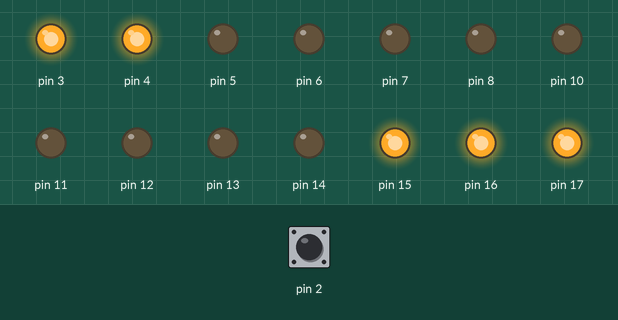
A sketch run on a simulated Arduino Uno, built with avr-gcc and run on an emulated ATmega328P. On the bench: output pins drawn as LEDs (lit = HIGH). Inputs (shaded band) come from the test bench; at power-on: pin 2 HIGH. Sleep ends after the set time or at an interrupt; random numbers use the default seed unless the sketch sets one; what the sketch prints to the serial monitor is not drawn.

Above: at 1.3 s.
At 26.3 s:
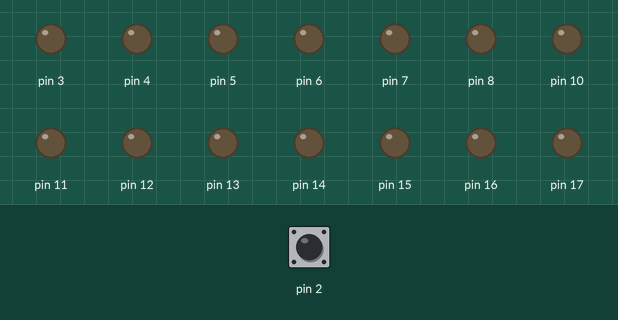
Timing chart, 0 to 27.8 s (numbered marks = the images above):
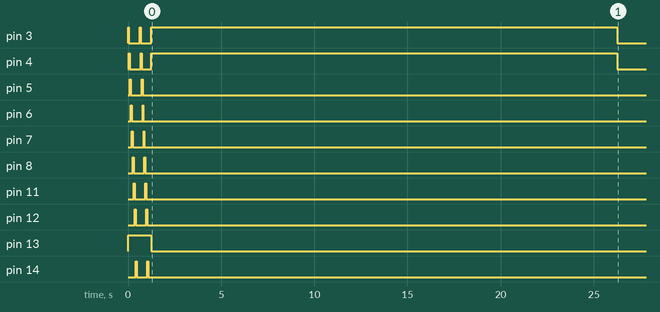

Measured:
- by itself, pin 3: goes HIGH 0.05 s, LOW 0.57 s, HIGH 0.05 s, LOW 0.57 s, HIGH 25.0 s, then LOW
- by itself, pin 4: goes HIGH 0.05 s, LOW 0.57 s, HIGH 0.05 s, LOW 0.52 s, HIGH 25.0 s, then LOW
- by itself, pin 5–8, pin 11, pin 12, pin 14: alternates HIGH for 0.05 s and LOW for 0.57 s, 4 changes in all, then stays LOW
- by itself, pin 13: LOW → HIGH at 0.00 s, → LOW 1.2 s later
- by itself, pin 15: goes HIGH 0.05 s, LOW 0.57 s, HIGH 0.05 s, LOW 0.11 s, HIGH 25.0 s, then LOW
- by itself, pin 16: goes HIGH 0.05 s, LOW 0.57 s, HIGH 0.05 s, LOW 0.05 s, HIGH 25.0 s, then LOW
- by itself, pin 17: LOW → HIGH at 0.57 s, → LOW 0.05 s later, → HIGH 0.57 s later, → LOW 25.1 s later

The sketch:

RandomBox6.ino
```cpp
#include <avr/sleep.h>

long randNumber;
long randNumber2;
int wakePin = 9;                 // pin used for waking up
int sleepStatus = 0;             // variable to store a request for sleep
int count = 0;                   // counter


void setup(){
  Serial.begin(9600);

  // if analog input pin 0 is unconnected, random analog
  // noise will cause the call to randomSeed() to generate
  // different seed numbers each time the sketch runs.
  // randomSeed() will then shuffle the random function.
 randomSeed(analogRead(7));
 pinMode(3, OUTPUT);
 pinMode(4, OUTPUT);
 pinMode(5, OUTPUT);
 pinMode(6, OUTPUT);
 pinMode(7, OUTPUT);
 pinMode(8, OUTPUT);
 pinMode(10, OUTPUT);
 pinMode(11, OUTPUT);
 pinMode(12, OUTPUT);
 pinMode(13, OUTPUT);
 pinMode(14, OUTPUT);
 pinMode(15, OUTPUT);
 pinMode(16, OUTPUT);
 pinMode(17, OUTPUT);

pinMode(wakePin, INPUT);


  /* Now it is time to enable an interrupt. In the function call
   * attachInterrupt(A, B, C)
   * A   can be either 0 or 1 for interrupts on pin 2 or 3.
   *
   * B   Name of a function you want to execute while in interrupt A.
   *
   * C   Trigger mode of the interrupt pin. can be:
   *             LOW        a low level trigger
   *             CHANGE     a change in level trigger
   *             RISING     a rising edge of a level trigger
   *             FALLING    a falling edge of a level trigger
   *
   * In all but the IDLE sleep modes only LOW can be used.
   */

  attachInterrupt(0, wakeUpNow, LOW); // use interrupt 0 (pin 2) and run function
                                      // wakeUpNow when pin 2 gets LOW

}

void sleepNow()         // here we put the arduino to sleep
{
    /* Now is the time to set the sleep mode. In the Atmega8 datasheet
     * http://www.atmel.com/dyn/resources/prod_documents/doc2486.pdf on page 35
     * there is a list of sleep modes which explains which clocks and
     * wake up sources are available in which sleep mode.
     *
     * In the avr/sleep.h file, the call names of these sleep modes are to be found:
     *
     * The 5 different modes are:
     *     SLEEP_MODE_IDLE         -the least power savings
     *     SLEEP_MODE_ADC
     *     SLEEP_MODE_PWR_SAVE
     *     SLEEP_MODE_STANDBY
     *     SLEEP_MODE_PWR_DOWN     -the most power savings
     *
     * For now, we want as much power savings as possible, so we
     * choose the according
     * sleep mode: SLEEP_MODE_PWR_DOWN
     *
     */
    set_sleep_mode(SLEEP_MODE_PWR_DOWN);   // sleep mode is set here

    sleep_enable();          // enables the sleep bit in the mcucr register
                             // so sleep is possible. just a safety pin

    /* Now it is time to enable an interrupt. We do it here so an
     * accidentally pushed interrupt button doesn't interrupt
     * our running program. if you want to be able to run
     * interrupt code besides the sleep function, place it in
     * setup() for example.
     *
     * In the function call attachInterrupt(A, B, C)
     * A   can be either 0 or 1 for interrupts on pin 2 or 3.
     *
     * B   Name of a function you want to execute at interrupt for A.
     *
     * C   Trigger mode of the interrupt pin. can be:
     *             LOW        a low level triggers
     *             CHANGE     a change in level triggers
     *             RISING     a rising edge of a level triggers
     *             FALLING    a falling edge of a level triggers
     *
     * In all but the IDLE sleep modes only LOW can be used.
     */

    attachInterrupt(0,wakeUpNow, LOW); // use interrupt 0 (pin 2) and run function\
                                       // wakeUpNow when pin 2 gets LOW

    sleep_mode();            // here the device is actually put to sleep!!
                             // THE PROGRAM CONTINUES FROM HERE AFTER WAKING UP

    sleep_disable();         // first thing after waking from sleep:
                             // disable sleep...
    detachInterrupt(0);      // disables interrupt 0 on pin 2 so the
                             // wakeUpNow code will not be executed
                             // during normal running time.

}


void wakeUpNow()        // here the interrupt is handled after wakeup
{
  // execute code here after wake-up before returning to the loop() function
  // timers and code using timers (serial.print and more...) will not work here.
  // we don't really need to execute any special functions here, since we
  // just want the thing to wake up
}


void loop() {

int ledPins[] {3,4,5,6,7,8,11,12,14,15,16,17};
  // print a random number from 10 to 19


int x = random(5, 15);
int y = 15 + x;
  for (int t = 0; t <y ; t++) {

int i = t%12;
// turn the pin on:
    digitalWrite(ledPins[i], HIGH);
    digitalWrite(13, HIGH);
    delay(50);
    // turn the pin off:
    digitalWrite(ledPins[i], LOW);
    digitalWrite(13, LOW);
    delay(2);
  }
randNumber=    random(1, 7);
randNumber2=    random(1, 7);
Serial.println(randNumber);
Serial.println(randNumber2);
digitalWrite(3,true);
digitalWrite(4,randNumber == 2 || randNumber > 2);
digitalWrite(5,randNumber == 3 || randNumber > 3);
digitalWrite(6,randNumber == 4 || randNumber > 4); //4
digitalWrite(7,randNumber == 5 || randNumber > 5);
digitalWrite(8,randNumber == 6 || randNumber > 6);


digitalWrite(17,true);
digitalWrite(16,randNumber2 == 2 || randNumber2 > 2);
digitalWrite(15,randNumber2 == 3 || randNumber2 > 3);
digitalWrite(14,randNumber2 == 4 || randNumber2 > 4); //4
digitalWrite(12,randNumber2 == 5 || randNumber2 > 5);
digitalWrite(11,randNumber2 == 6 || randNumber2 > 6);


delay(25000);
digitalWrite(3,0);
digitalWrite(4,0);
digitalWrite(5,0);
digitalWrite(6,0);
digitalWrite(7,0);
digitalWrite(8,0);

digitalWrite(11,0);
digitalWrite(12,0);
digitalWrite(14,0);
digitalWrite(15,0);
digitalWrite(16,0);
digitalWrite(17,0);


  delay(100);     // this delay is needed, the sleep
                      //function will provoke a Serial error otherwise!!
 sleepNow();     // sleep function called here
}
```
